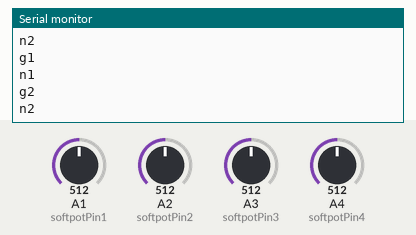
Recording of a sketch running on a simulated Arduino Uno, built with avr-gcc and run on an emulated ATmega328P. On the bench: the last lines printed to the serial monitor. The test bench sets the inputs (shaded band); at power-on: A1 (softpotPin1) = 512, A2 (softpotPin2) = 512, A3 (softpotPin3) = 512, A4 (softpotPin4) = 512.

Above: at 1.2 s.
1.3 s: A1 (softpotPin1) set to 608
At 2.2 s:
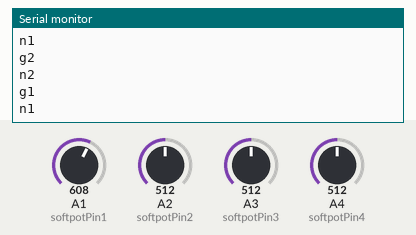
2.8 s: A1 (softpotPin1) set to 637
At 3.4 s:
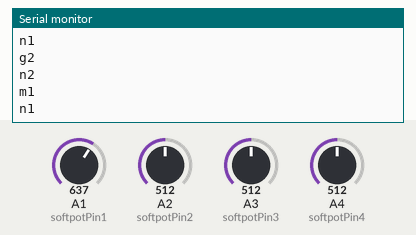
4.3 s: A2 (softpotPin2) set to 616
5.8 s: A2 (softpotPin2) set to 638
At 6.8 s:
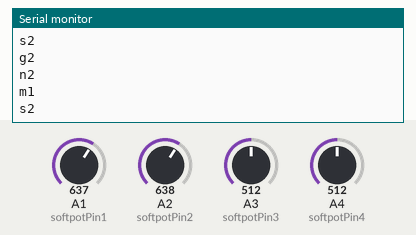
7.3 s: A3 (softpotPin3) set to 384
At 7.8 s:
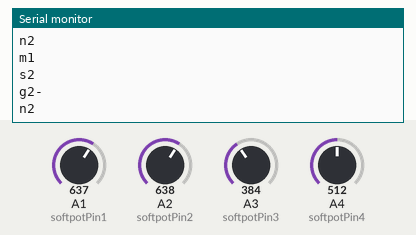
8.8 s: A3 (softpotPin3) set to 376
At 9.7 s:
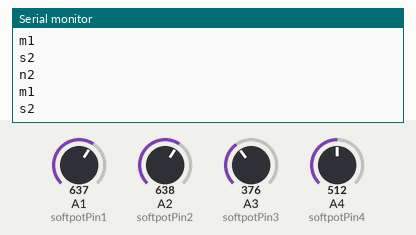

Measured:
- the behaviour switches between 626 and 627 on A2 (softpotPin2) (found by bisection; images 2 and 3)
- the behaviour switches between 377 and 376 on A3 (softpotPin3) (found by bisection; images 4 and 5)
- after the input at 2.8 s, the serial monitor: prints a new line at once (image 2)
- after the input at 5.8 s, the serial monitor: prints a new line at once (image 3)
- after the input at 7.3 s, the serial monitor: prints a new line at once (image 4)

The sketch:

Arduino_ResistiveSensors.ino
```cpp
int softpotPin1 = A1; //analog pin 0
int softpotPin2 = A2; //analog pin 0
int softpotPin3 = A3; //analog pin 0
int softpotPin4 = A4; //analog pin 0

void setup(){
  digitalWrite(softpotPin1, HIGH); //enable pullup resistor
    digitalWrite(softpotPin2, HIGH); //enable pullup resistor
    digitalWrite(softpotPin3, HIGH); //enable pullup resistor
    digitalWrite(softpotPin4, HIGH); //enable pullup resistor

  Serial.begin(9600);
}

void loop(){
//  int softpotReading1 = analogRead(softpotPin1);
//    int softpotReading2 = analogRead(softpotPin2);
//      int softpotReading3 = analogRead(softpotPin3);
//        int softpotReading4 = analogRead(softpotPin4);
//  Serial.println(softpotReading1);
//    Serial.println(softpotReading2);
//      Serial.println(softpotReading3);
//        Serial.println(softpotReading4);
//        delay (100);
//}

  //code for String 1: Lower Sa: E3
  int softpotReading1 = analogRead(softpotPin1);
   int softpotReading2 = analogRead(softpotPin2);

  if(softpotReading1 < 150) {
    Serial.println("s1");
  }
    else if(151 < softpotReading1 && softpotReading1 < 250) {
    Serial.println("r1-");
  }
    else if(251 < softpotReading1 && softpotReading1 < 375) {
    Serial.println("r1");
  }
    else if(376 < softpotReading1 && softpotReading1 < 500) {
    Serial.println("g1-");
  }
    else if(501 < softpotReading1 && softpotReading1 < 625) {
    Serial.println("g1");
  }
    else if(626 < softpotReading1 && softpotReading1 < 750) {
    Serial.println("m1");
  }
    else if(751 < softpotReading1 && softpotReading1 < 875) {
    Serial.println("m1+");
  }

  //End of String 1


  //code for String 2: Lower Pa: B3
  if(softpotReading2 < 150) {
    Serial.println("p1");
  }
    else if(151 < softpotReading2 && softpotReading2 < 250) {
    Serial.println("d1-");
  }
    else if(251 < softpotReading2 && softpotReading2 < 375) {
    Serial.println("d1");
  }
    else if(376 < softpotReading2 && softpotReading2 < 500) {
    Serial.println("n1-");
  }
    else if(501 < softpotReading2 && softpotReading2 < 625) {
    Serial.println("n1");
  }
    else if(626 < softpotReading2 && softpotReading2 < 850) {
    Serial.println("s2");
  }

  //End of String 2
  delay(20);

  //code for String 3: Upper Sa: E4
  int softpotReading3 = analogRead(softpotPin3);
  if(softpotReading3 < 150) {
    Serial.println("s2");
  }
   else if(151 < softpotReading3 && softpotReading3 < 250) {
    Serial.println("r2-");
  }
    else if(251 < softpotReading3 && softpotReading3 < 375) {
    Serial.println("r2");
  }
    else if(376 < softpotReading3 && softpotReading3 < 500) {
    Serial.println("g2-");
  }
    else if(501 < softpotReading3 && softpotReading3 < 625) {
    Serial.println("g2");
  }
    else if(626 < softpotReading3 && softpotReading3 < 750) {
    Serial.println("m2");
  }
    else if(751 < softpotReading3 && softpotReading3 < 875) {
    Serial.println("m2+");
  }
  //End of String 3


  //code for String 4: Upper Pa in E : B4
  int softpotReading4 = analogRead(softpotPin4);
  if(softpotReading4 < 150) {
    Serial.println("p2");
  }
    else if(151 < softpotReading4 && softpotReading4 < 250) {
    Serial.println("d2-");
  }
    else if(251 < softpotReading4 && softpotReading4 < 375) {
    Serial.println("d2");
  }
    else if(376 < softpotReading4 && softpotReading4 < 500) {
    Serial.println("n2-");
  }
    else if(501 < softpotReading4 && softpotReading4 < 625) {
    Serial.println("n2");
  }
    else if(626 < softpotReading4 && softpotReading4 < 850) {
    Serial.println("s3");
  }

}
```
